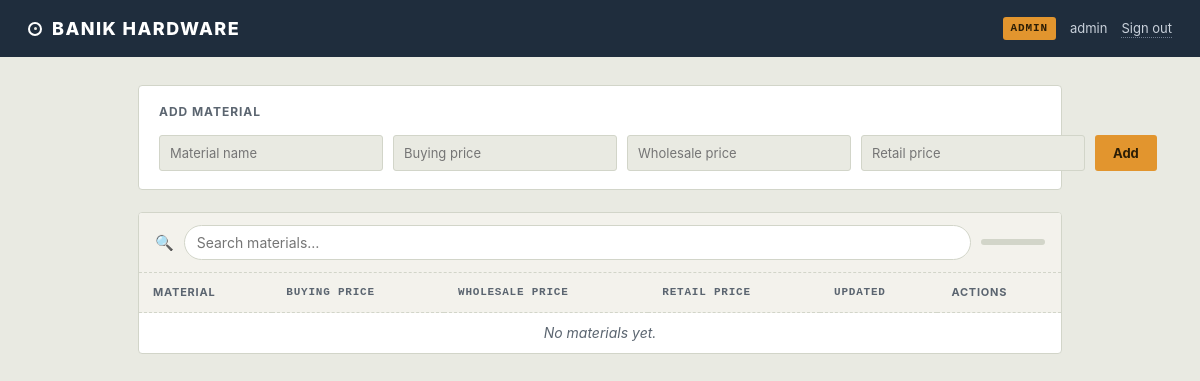
Before: / (signed in) with the older database file.
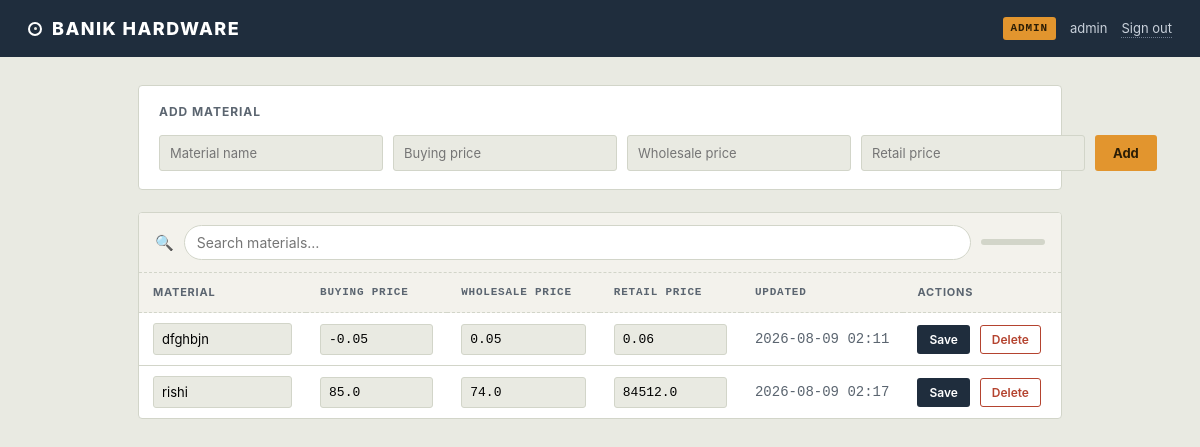
After: the same page with the newer database file.
### tables this page shows
CREATE TABLE inventory (
            id INTEGER PRIMARY KEY AUTOINCREMENT,
            material TEXT NOT NULL,
            buying_price REAL NOT NULL,
            wholesale_price REAL NOT NULL,
            retail_price REAL NOT NULL,
            updated_at TEXT NOT NULL
        );

### app.py (the view)
@app.route("/")
@login_required
def dashboard():
    db    = get_db()
    items = db.execute(
        text(f"SELECT * FROM inventory ORDER BY {ORDER_BY}")
    ).mappings().fetchall()
    return render_template(
        "index.html",
        items=items,
        role=session.get("role"),
        username=session.get("username"),
    )

### app.py (called while the page is built)
def get_db():
    if "db" not in g:
        g.db = _engine.connect()
    return g.db

def login_required(view):
    @wraps(view)
    def wrapped(*args, **kwargs):
        if "username" not in session:
            return redirect(url_for("login"))
        return view(*args, **kwargs)
    return wrapped

### templates/index.html (shortened to what this page needs)
<!DOCTYPE html>
<html lang="en">
<head>
<link rel="stylesheet" href="{{ url_for('static', filename='style.css') }}">
</head>
<body>
  <header class="topbar">
    <div class="brand">
      <span class="tag-hole"></span>
      BANIK HARDWARE
    </div>
    <div class="who">
      <span class="badge badge-{{ role }}">{{ 'ADMIN' if role == 'admin' else 'VIEWER' }}</span>
      <span class="username">{{ username }}</span>
      <a href="{{ url_for('logout') }}" class="logout">Sign out</a>
    </div>
  </header>
  <main class="wrap">
    {% if role == 'admin' %}
    <section class="add-panel">
      <h2>Add material</h2>
      <form method="POST" action="{{ url_for('add_item') }}" class="row-form">
        <input type="text" name="material" placeholder="Material name" required>
        <input type="number" step="0.01" name="buying_price" placeholder="Buying price" required>
        <input type="number" step="0.01" name="wholesale_price" placeholder="Wholesale price" required>
        <input type="number" step="0.01" name="retail_price" placeholder="Retail price" required>
        <button type="submit">Add</button>
      </form>
    </section>
    {% endif %}
    <section class="table-panel">
      <div class="search-bar">
        <label for="search-input" class="search-label">🔍</label>
        <input
          id="search-input"
          type="search"
          placeholder="Search materials…"
          autocomplete="off"
          aria-label="Search materials"
        >
        <span id="search-count" class="search-count" aria-live="polite"></span>
      </div>
      <table class="ledger">
        <thead>
          <tr>
            <th class="col-material">Material</th>
            <th class="col-price">Buying price</th>
            <th class="col-price">Wholesale price</th>
            <th class="col-price">Retail price</th>
            <th class="col-updated">Updated</th>
            {% if role == 'admin' %}<th class="col-actions">Actions</th>{% endif %}
          </tr>
        </thead>
        <tbody>
          {% for item in items %}
          <tr>
            {% if role == 'admin' %}
              <td>
                <input form="row-{{ item['id'] }}" type="text" name="material" value="{{ item['material'] }}" required>
              </td>
              <td>
                <input form="row-{{ item['id'] }}" type="number" step="0.01" name="buying_price" value="{{ item['buying_price'] }}" required>
              </td>
              <td>
                <input form="row-{{ item['id'] }}" type="number" step="0.01" name="wholesale_price" value="{{ item['wholesale_price'] }}" required>
              </td>
              <td>
                <input form="row-{{ item['id'] }}" type="number" step="0.01" name="retail_price" value="{{ item['retail_price'] }}" required>
              </td>
              <td class="col-updated">{{ item['updated_at'] }}</td>
              <td class="col-actions">
                <form id="row-{{ item['id'] }}" method="POST" action="{{ url_for('edit_item', item_id=item['id']) }}" class="inline-form">
                  <button type="submit" class="btn-save">Save</button>
                </form>
                <form method="POST" action="{{ url_for('delete_item', item_id=item['id']) }}" class="inline-form" onsubmit="return confirm('Delete {{ item['material'] }}?');">
                  <button type="submit" class="btn-delete">Delete</button>
                </form>
              </td>
            {% else %}
              <td>{{ item['material'] }}</td>
              <td class="num">{{ '%.2f'|format(item['buying_price']) }}</td>
              <td class="num">{{ '%.2f'|format(item['wholesale_price']) }}</td>
              <td class="num">{{ '%.2f'|format(item['retail_price']) }}</td>
              <td class="col-updated">{{ item['updated_at'] }}</td>
            {% endif %}
          </tr>
          {% else %}
          <tr>
            <td colspan="{{ 6 if role == 'admin' else 5 }}" class="empty">No materials yet.</td>
          </tr>
          {% endfor %}
        </tbody>
      </table>
    </section>
  </main>
</body>
</html>

### static/style.css (style rules this page uses)
:root { --ink: #1B1F23; --ink-soft: #5B6570; --paper: #E9EAE2; --panel: #FFFFFF; --hairline: #D2D5C9; --navy: #1F2D3D; --navy-soft: #2E4054; --amber: #E2952E; --amber-deep: #B9741A; --slate: #6B7A8F; --danger: #B4432F; --ok: #3F6B4E; --mono: ui-monospace, "SFMono-Regular", Menlo, Consolas, "Liberation Mono", monospace; --sans: -apple-system, BlinkMacSystemFont, "Segoe UI", Roboto, Helvetica, Arial, sans-serif; }
* { box-sizing: border-box; }
body { margin: 0; background: var(--paper); color: var(--ink); font-family: var(--sans); font-size: 15px; line-height: 1.4; }
.tag-hole { width: 14px; height: 14px; border-radius: 50%; border: 2.5px solid currentColor; display: inline-block; position: relative; }
.tag-hole::after { content: ""; position: absolute; inset: 3.5px; border-radius: 50%; background: var(--paper); }
button { cursor: pointer; font-family: var(--sans); border: none; border-radius: 3px; }
.topbar { background: var(--navy); color: #fff; display: flex; align-items: center; justify-content: space-between; padding: 16px 28px; }
.brand { display: flex; align-items: center; gap: 10px; font-weight: 800; letter-spacing: 0.08em; font-size: 18px; }
.who { display: flex; align-items: center; gap: 14px; font-size: 13px; }
.badge { font-family: var(--mono); font-size: 11px; font-weight: 700; letter-spacing: 0.08em; padding: 4px 8px; border-radius: 3px; }
.badge-admin { background: var(--amber); color: #2B1D06; }
.username { color: #C9D1DB; }
.logout { color: #C9D1DB; text-decoration: none; border-bottom: 1px dotted #6E7C8E; font-size: 13px; }
.wrap { max-width: 980px; margin: 0 auto; padding: 28px; }
.add-panel { background: var(--panel); border: 1px solid var(--hairline); border-radius: 4px; padding: 18px 20px; margin-bottom: 22px; }
.add-panel h2 { margin: 0 0 14px 0; font-size: 12px; text-transform: uppercase; letter-spacing: 0.08em; color: var(--ink-soft); font-weight: 700; }
.row-form { display: grid; grid-template-columns: 2fr 1fr 1fr 1fr auto; gap: 10px; }
.row-form input { font-family: var(--sans); padding: 9px 10px; border: 1px solid var(--hairline); border-radius: 3px; background: var(--paper); font-size: 13px; }
.row-form button { background: var(--amber); color: #2B1D06; font-weight: 700; padding: 9px 18px; font-size: 13px; }
.table-panel { background: var(--panel); border: 1px solid var(--hairline); border-radius: 4px; overflow: hidden; }
table.ledger { width: 100%; border-collapse: collapse; }
.ledger thead th { text-align: left; font-size: 11px; text-transform: uppercase; letter-spacing: 0.07em; color: var(--ink-soft); font-weight: 700; padding: 12px 14px; border-bottom: 1px dashed var(--hairline); background: #F3F2EC; }
.ledger td { padding: 10px 14px; border-bottom: 1px solid var(--hairline); font-size: 14px; vertical-align: middle; }
.ledger tbody tr:last-child td { border-bottom: none; }
.col-price, td.num { font-family: var(--mono); }
.col-updated { color: var(--ink-soft); font-size: 12px; font-family: var(--mono); white-space: nowrap; }
.col-actions { white-space: nowrap; }
.ledger input[type="text"], .ledger input[type="number"] { width: 100%; font-family: var(--sans); font-size: 13px; padding: 7px 8px; border: 1px solid var(--hairline); border-radius: 3px; background: var(--paper); }
.ledger td:has(input[type="number"]) input { font-family: var(--mono); }
.inline-form { display: inline-block; margin-right: 6px; }
.btn-save { background: var(--navy); color: #fff; padding: 7px 12px; font-size: 12px; font-weight: 600; }
.btn-delete { background: transparent; color: var(--danger); border: 1px solid var(--danger); padding: 6px 11px; font-size: 12px; font-weight: 600; }
.search-bar { display: flex; align-items: center; gap: 10px; padding: 12px 16px; border-bottom: 1px dashed var(--hairline); background: #F3F2EC; }
.search-label { font-size: 15px; line-height: 1; flex-shrink: 0; user-select: none; }
#search-input { flex: 1; font-family: var(--sans); font-size: 14px; padding: 8px 12px; border: 1px solid var(--hairline); border-radius: 20px; background: var(--panel); color: var(--ink); outline: none; transition: border-color 0.15s, box-shadow 0.15s; min-width: 0; }
.search-count { font-family: var(--mono); font-size: 11px; font-weight: 700; color: var(--ink-soft); background: var(--hairline); padding: 3px 9px; border-radius: 20px; white-space: nowrap; min-width: 64px; text-align: center; transition: opacity 0.15s; }

Changed rows visible on the page:
added inventory: material "dfghbjn", buying_price "-0.05", wholesale_price "0.05", retail_price "0.06", updated_at "2026-08-09 02:11"
added inventory: material "rishi", buying_price "85.0", wholesale_price "74.0", retail_price "84512.0", updated_at "2026-08-09 02:17"
Other visible differences:
new list line: "Save Delete"
text no longer shown: "No materials yet."
